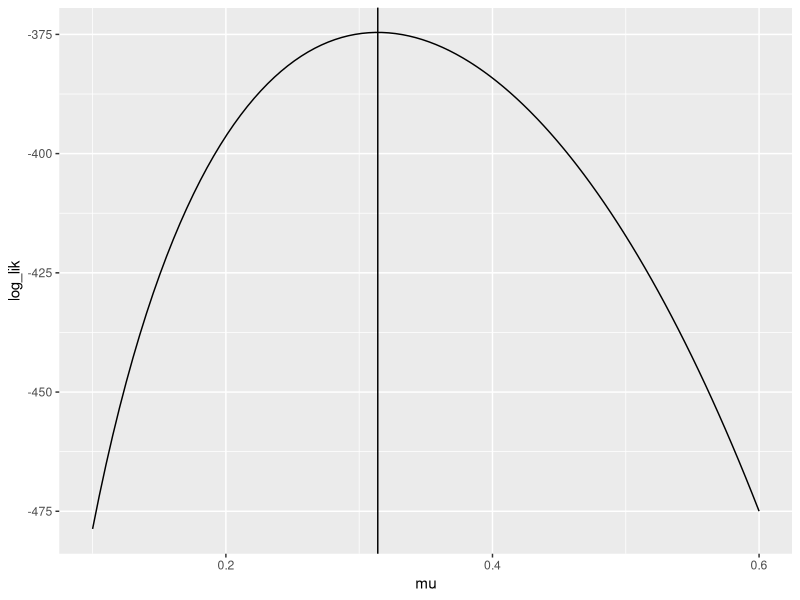
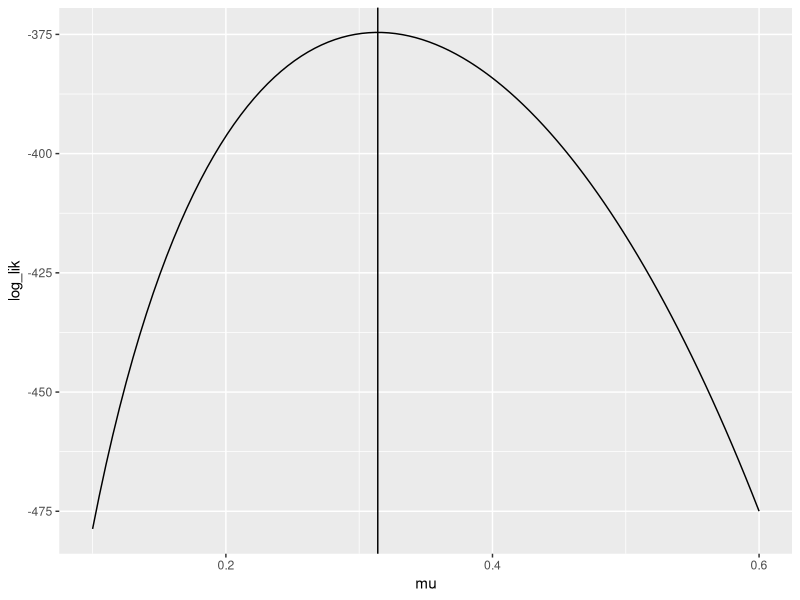
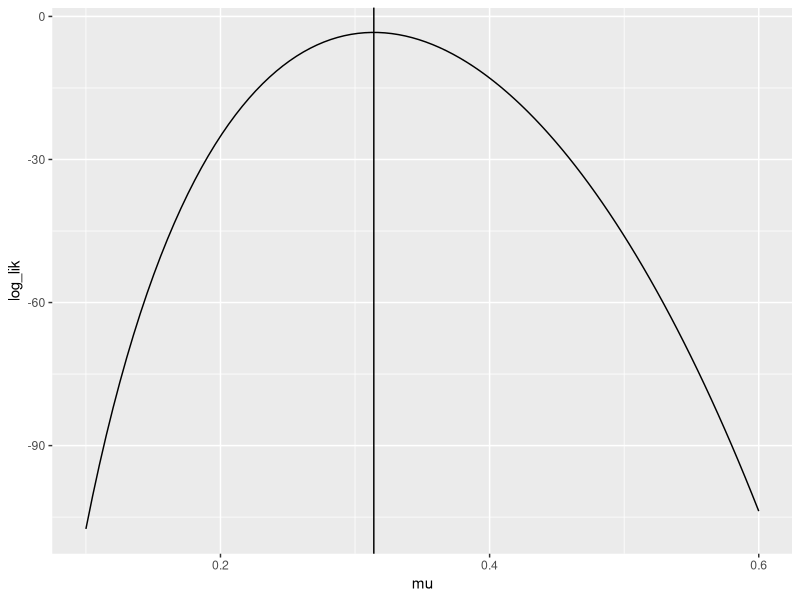
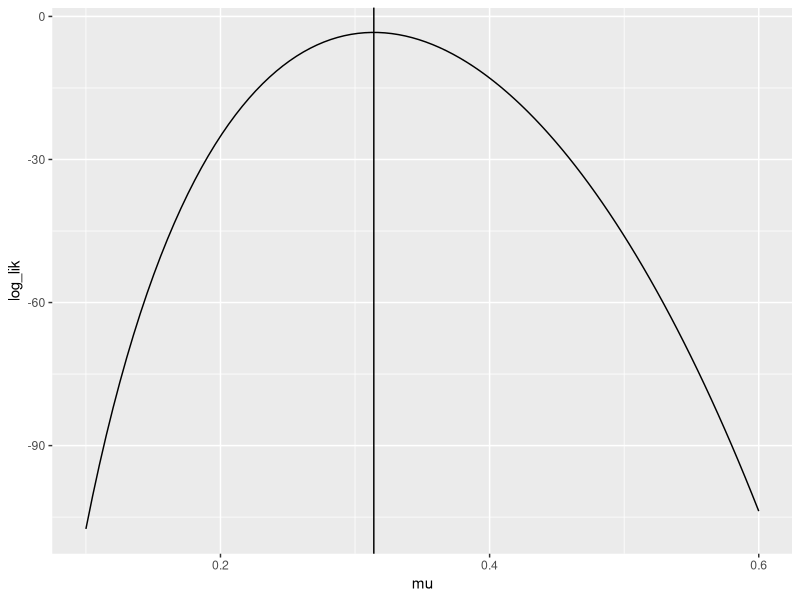
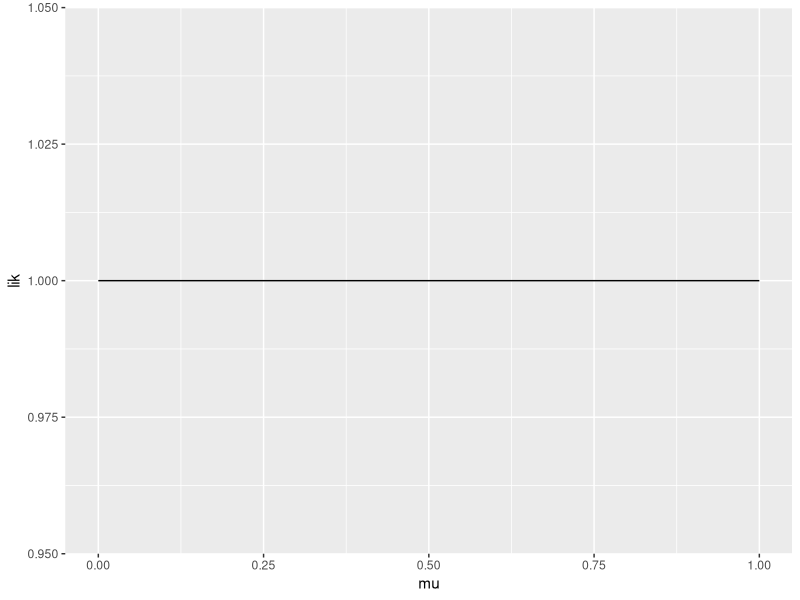
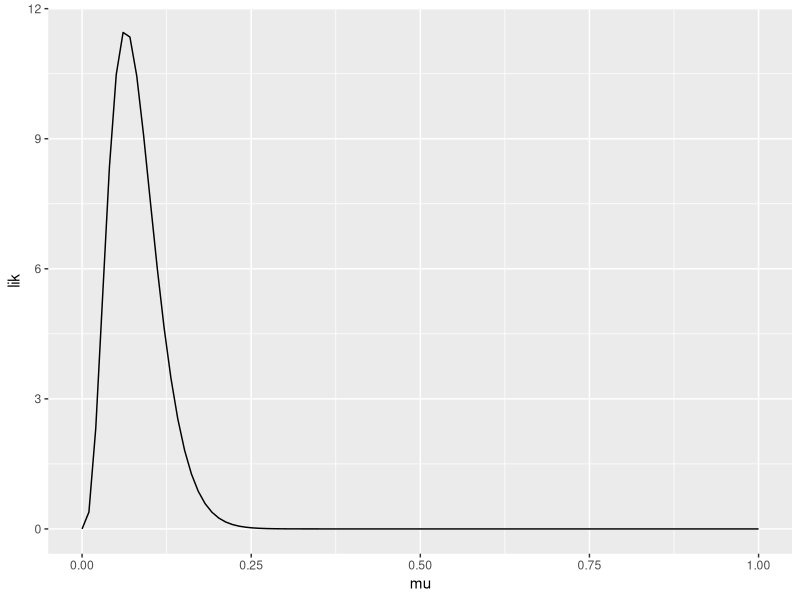

These figures' R source, in order:
## ---- chunk 1
knitr::opts_chunk$set(echo = TRUE)
## ---- chunk 2
library(tidyverse)
## ---- chunk 3
player_hits <- 189
player_atbats <- 602
## ---- chunk 4
mle <-player_hits/player_atbats
mle
## ---- chunk 5

tibble::tibble(
  mu = seq(0.1 , 0.6, length.out = 100)
  )%>%
  mutate(log_lik = log((mu**player_hits)*(1-mu)**(player_atbats-player_hits)))%>% #
  ggplot(mapping = aes(x = mu, y = log_lik))+
  geom_line()+
  geom_vline(xintercept = mle)
#check
## ---- chunk 6
### set the input arguments !!!
log_binom_pmf_unnorm <- function(events, trials, prob)
{
  # calculate log_lik
  log_lik = log( (prob**events)*(1-prob)**(trials-events))
  
  # return log_lik
  return(log_lik)
}
## ---- chunk 7
tibble::tibble(
  mu = seq(0.1, 0.6, length.out = 100)
) %>% 
  mutate(log_lik = log_binom_pmf_unnorm(player_hits, player_atbats, mu))%>%
  ggplot(mapping = aes(x = mu, y = log_lik))+
  geom_line()+
  geom_vline(xintercept = mle)
## ---- chunk 8
### set the input arguments!
log_binom_pmf <- function( events, trials, prob)
{
  # your code here
  log_lik = log_binom_pmf_unnorm(events, trials, prob) + lchoose(trials, events)
  return(log_lik)
}
## ---- chunk 9
tibble::tibble(
  mu = seq(0.1, 0.6, length.out = 100)
) %>% 
  mutate(log_lik = log_binom_pmf(player_hits, player_atbats, mu))%>%
  ggplot(mapping = aes(x = mu, y = log_lik))+
  geom_line()+
  geom_vline(xintercept = mle)
#check
## ---- chunk 10
prob <- log_binom_pmf(189, 602, 0.3)
exp(prob)
## ---- chunk 11
dbinom(x= player_hits, size = player_atbats, prob = 0.3, log = FALSE)
## ---- chunk 12
tibble::tibble(
  mu = seq(0.1, 0.6, length.out = 100)
) %>% 
  mutate(log_lik = dbinom(x= player_hits, size = player_atbats, prob = mu, log = TRUE))%>%
  ggplot(mapping = aes(x = mu, y = log_lik))+
  geom_line()+
  geom_vline(xintercept = mle)
## ---- chunk 13
coin_probs <- dbinom(x=seq(0, 5), size = 11, prob = 0.25)
coin_probs
# print to screen
length(coin_probs)
# length?
#check
## ---- chunk 14
sum(coin_probs)
## ---- chunk 15
### your code here
pbinom(q = 5, size = 11, prob = 0.25)
## ---- chunk 16
pbinom(q = 195, size = 602, prob = 0.3)-pbinom(q = 175, size = 602, prob = 0.3)
## ---- chunk 17
m_small <- 0
N_small <- 7

m_medium <- 9
N_medium <- 100

m_big <- 103
N_big <- 1000
## ---- chunk 18
a_vague <- 1
b_vague <- 1

a_inform <- 4.28
b_inform <- 48.63
## ---- chunk 19
tibble::tibble(
  mu = seq(0, 1, length.out = 100)
) %>% glimpse()%>%
  mutate(lik = dbeta(x=mu, a_vague, b_vague))%>%glimpse()%>%
  ggplot(mapping = aes(x = mu, y= lik))+
  geom_line()
## ---- chunk 20
tibble::tibble(
  mu = seq(0, 1, length.out = 100)
) %>% 
  mutate(lik = dbeta(x=mu, a_inform, b_inform))%>%
  ggplot(mapping = aes(x = mu, y= lik)) +
  geom_line()
## ---- chunk 21
### your code here
df<- tibble::tibble(
  N = c(N_small, N_medium, N_big),
  m = c(m_small, m_medium, m_big)
) %>% 
  mutate(a_vague_new = m+a_vague-1) %>% 
  mutate(b_vague_new = N-m +b_vague-1) %>% 
  mutate(a_inform_new = m+a_inform-1) %>% 
  mutate(b_inform_new = N-m +b_inform-1) #%>% 
  #glimpse()';
## ---- chunk 22
#small vague
mean_s_v <- df$a_vague_new[1]/(df$a_vague_new[1]+df$b_vague_new[1])
mode_s_v <- (df$a_vague_new[1]-1)/(df$a_vague_new[1]+df$b_vague_new[1]-2)
fifth_s_v<-qbeta(p = 0.05, df$a_vague_new[1], df$b_vague_new[1])
ninetyfifth_s_v<-qbeta(p = 0.95, df$a_vague_new[1], df$b_vague_new[1])
#medium vague
mean_m_v <- df$a_vague_new[2]/(df$a_vague_new[2]+df$b_vague_new[2])
mode_m_v <- (df$a_vague_new[2]-1)/(df$a_vague_new[2]+df$b_vague_new[2]-2)
fifth_m_v<-qbeta(p = 0.05, df$a_vague_new[2], df$b_vague_new[2])
ninetyfifth_m_v<-qbeta(p = 0.95, df$a_vague_new[2], df$b_vague_new[2])
#big vague
mean_b_v <- df$a_vague_new[3]/(df$a_vague_new[3]+df$b_vague_new[3])
mode_b_v <- (df$a_vague_new[3]-1)/(df$a_vague_new[3]+df$b_vague_new[3]-2)
fifth_b_v<-qbeta(p = 0.05, df$a_vague_new[3], df$b_vague_new[3])
ninetyfifth_b_v<-qbeta(p = 0.95, df$a_vague_new[3], df$b_vague_new[3])
#small inform
mean_s_i <- df$a_inform_new[1]/(df$a_inform_new[1]+df$b_inform_new[1])
mode_s_i <- (df$a_inform_new[1]-1)/(df$a_inform_new[1]+df$b_inform_new[1]-2)
fifth_s_i<-qbeta(p = 0.05, df$a_inform_new[1], df$b_inform_new[1])
ninetyfifth_s_i<-qbeta(p = 0.95, df$a_inform_new[1], df$b_inform_new[1])
#medium inform
mean_m_i <- df$a_inform_new[2]/(df$a_inform_new[2]+df$b_inform_new[2])
mode_m_i <- (df$a_inform_new[2]-1)/(df$a_inform_new[2]+df$b_inform_new[2]-2)
fifth_m_i<-qbeta(p = 0.05, df$a_inform_new[2], df$b_inform_new[2])
ninetyfifth_m_i<-qbeta(p = 0.95, df$a_inform_new[2], df$b_inform_new[2])
#big inform
mean_b_i <- df$a_inform_new[3]/(df$a_inform_new[3]+df$b_inform_new[3])
mode_b_i <- (df$a_inform_new[3]-1)/(df$a_inform_new[3]+df$b_inform_new[3]-2)
fifth_b_i<-qbeta(p = 0.05, df$a_inform_new[3], df$b_inform_new[3])
ninetyfifth_b_i<-qbeta(p = 0.95, df$a_inform_new[3], df$b_inform_new[3])

sv<-c(mean_s_v, mode_s_v, fifth_s_v, ninetyfifth_s_v)
mv<-c(mean_m_v, mode_m_v, fifth_m_v, ninetyfifth_m_v)
bv<-c(mean_b_v, mode_b_v, fifth_b_v, ninetyfifth_b_v)
si<-c(mean_s_i, mode_s_i, fifth_s_i, ninetyfifth_s_i)
mi<-c(mean_m_i, mode_m_i, fifth_m_i, ninetyfifth_m_i)
bi<-c(mean_b_i, mode_b_i, fifth_b_i, ninetyfifth_b_i)

result<-tibble::tibble(
  sv=sv,
  mv=mv,
  bv=bv,
  si=si,
  mi=mi,
  bi=bi
)

result
